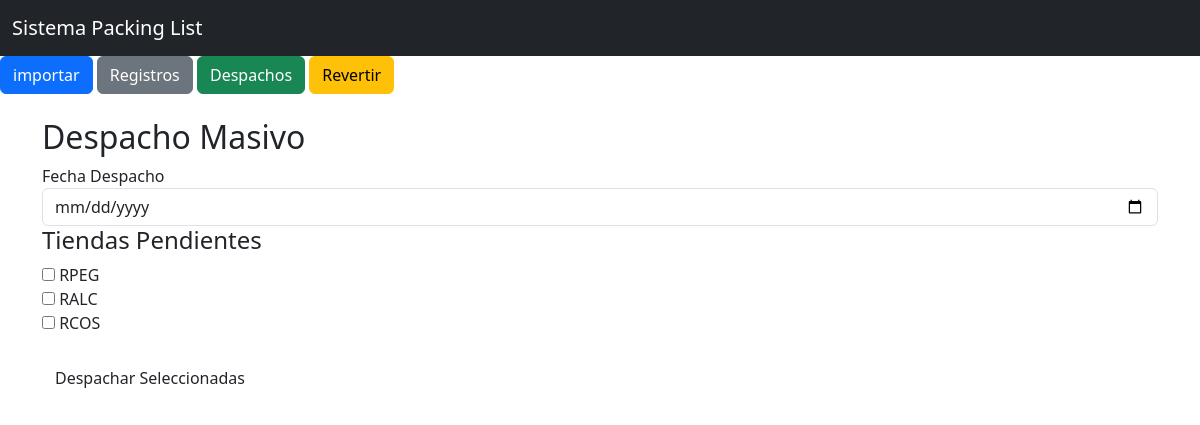
/despachos, run on an earlier commit of the app's database.
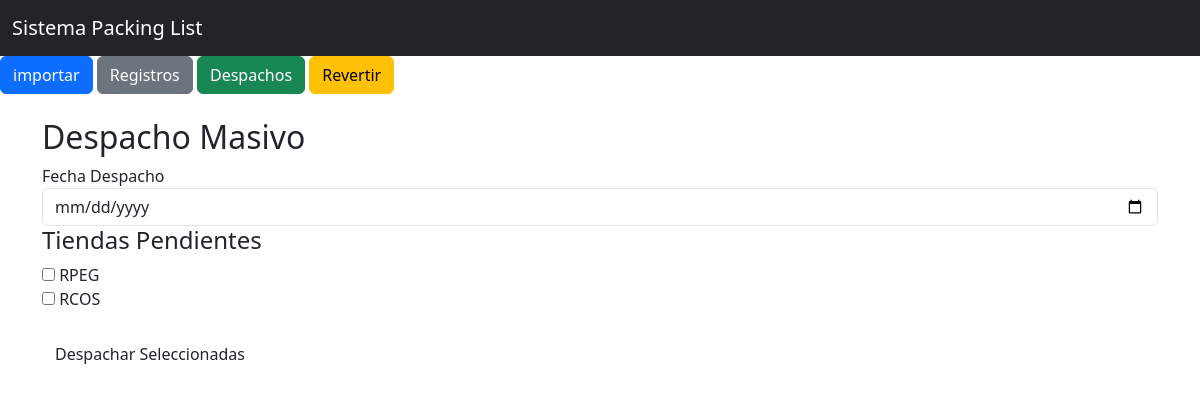
And on a later commit of the database.
### models.py (models this page shows)
class Consolidado(db.Model):
    __tablename__ = "consolidado"
    id = db.Column(db.Integer, primary_key=True)
    oc = db.Column(db.String(50))
    factura = db.Column(db.String(50))
    destino = db.Column(db.String(20), nullable=False)
    proveedor = db.Column(db.String(150))
    bultos = db.Column(db.Integer, nullable=False)
    unidades = db.Column(db.String(50), nullable=False)
    tipo_carga = db.Column(db.String(50), nullable=False, default="NACIONAL")
    etiqueta = db.Column(db.String(150))
    observacion = db.Column(db.String(500))
    estado = db.Column(db.String(20), nullable=False, default="PENDIENTE")
    origen_archivo = db.Column(db.String(50), nullable=False)
    nombre_archivo = db.Column(db.String(255))
    fecha_carga = db.Column(db.DateTime)
    eliminado = db.Column(db.Boolean, nullable=False, default=False)
    fecha_eliminacion = db.Column(db.DateTime)
    fecha_despacho = db.Column(db.DateTime)

### app.py (the view, shortened to what this page needs)
@app.route("/despachos", methods=["GET", "POST"])
def despachos():
    tiendas = (
        db.session.query(Consolidado.destino)
        .filter(Consolidado.estado == "PENDIENTE", Consolidado.eliminado == False)
        .distinct()
        .all()
    )
    return render_template("despachos.html", tiendas=tiendas)

### templates/despachos.html
{%- extends "base.html" -%}
{%- block contenido -%}
<h2>Despacho Masivo</h2>
<form method="POST" action="/despachos">
    <div class="mb-3"
        <label class="form-label">Fecha Despacho</label>
        <input type="date" name="fecha_despacho" class="form-control" required>
    <h4>Tiendas Pendientes</h4>
    {% for tienda in tiendas %}
    <div class=""form-check">
        <input class=""form-check-input" type="checkbox" name="tiendas" value="{{ tienda[0]}}">
        <label class=""form-check-label">
            {{ tienda[0]}}
        </label>
    </div>
    {% endfor %}
    <br>
    <button type=""submit" class="btn btn-succcess">Despachar Seleccionadas</button>
</form>
{%- endblock -%}

What changed in the data, as far as the page shows it:
no longer on this page (row edited): Consolidado: destino "RALC"
